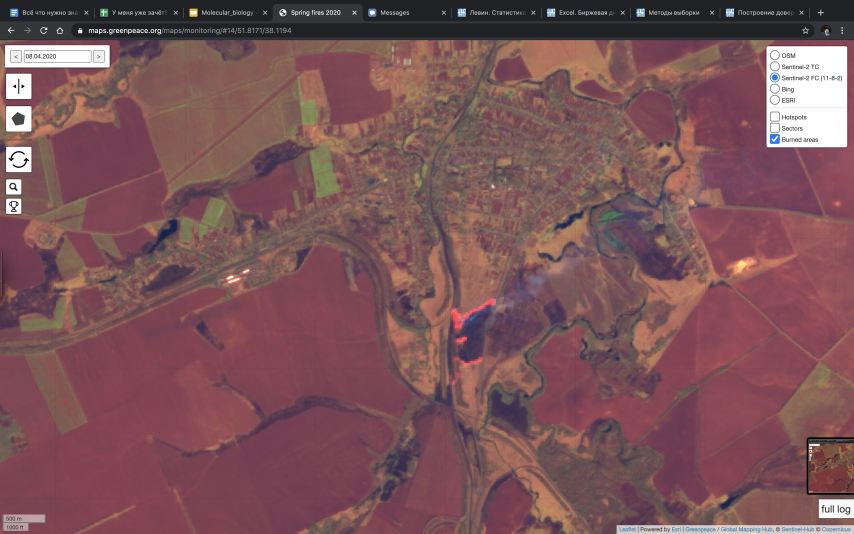
#> input picture 2_full.jpg, 2560 x 1600 px (shown at 1/3 size)
$ python main.py
#> lines starting #> are read from the running program, lines starting #| are printed output that depends on the picture; after the words box and inside, x2 and y2 are one past the last pixel; in counts of white or black regions, pixels touching at a corner belong together
import cv2
import numpy as np

nimg = 3
imlist = []

colored = cv2.imread("2_full.jpg")[200:1400, 200:2260]
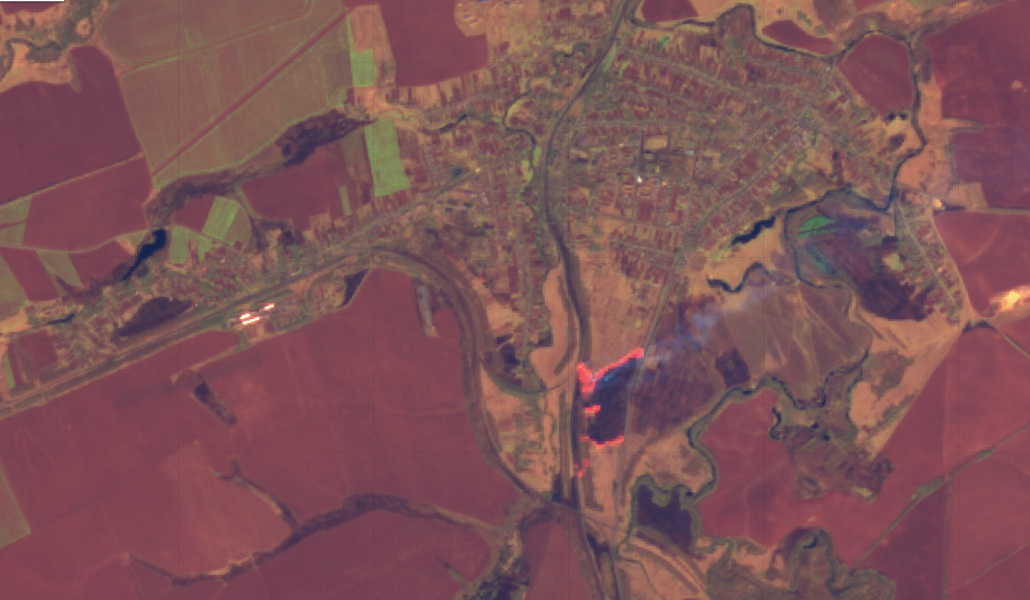
#> colored: shape (1200, 2060, 3) (shown at 1/2 size); mean B, G, R 86.6, 83.1, 125.4

for i in range(nimg):
    img = cv2.imread(f"{i+1}_full.jpg", cv2.IMREAD_GRAYSCALE)
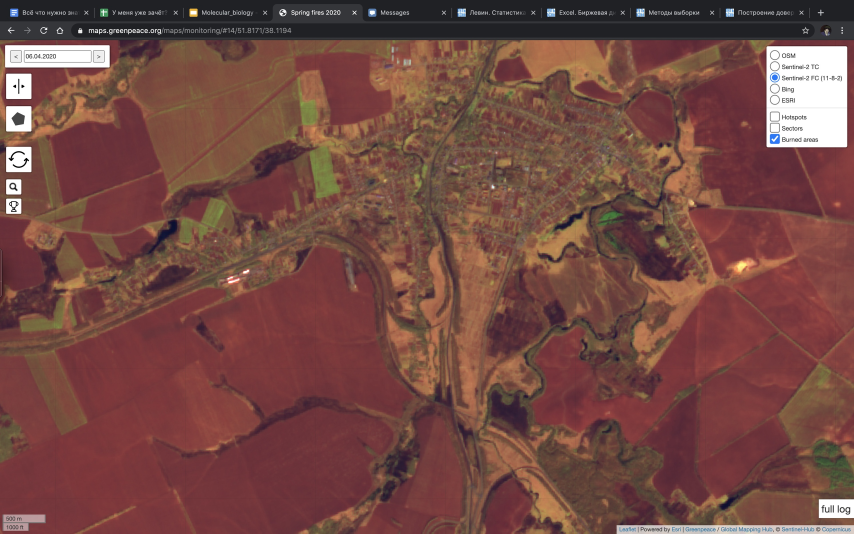
#> input picture 1_full.jpg, 2560 x 1600 px (shown at 1/3 size)
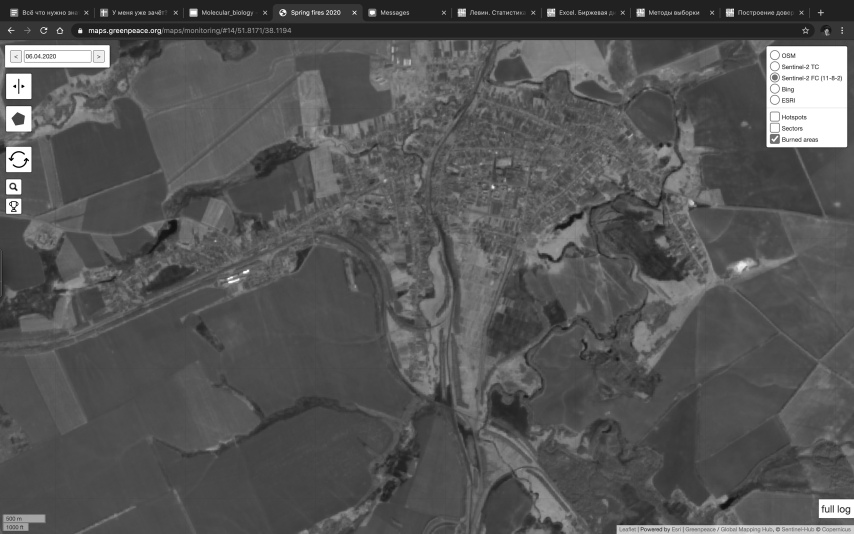
#> img: shape (1600, 2560) (shown at 1/3 size); min 0, max 255, mean 85.9
    cut = img[200:1400, 200:2260]
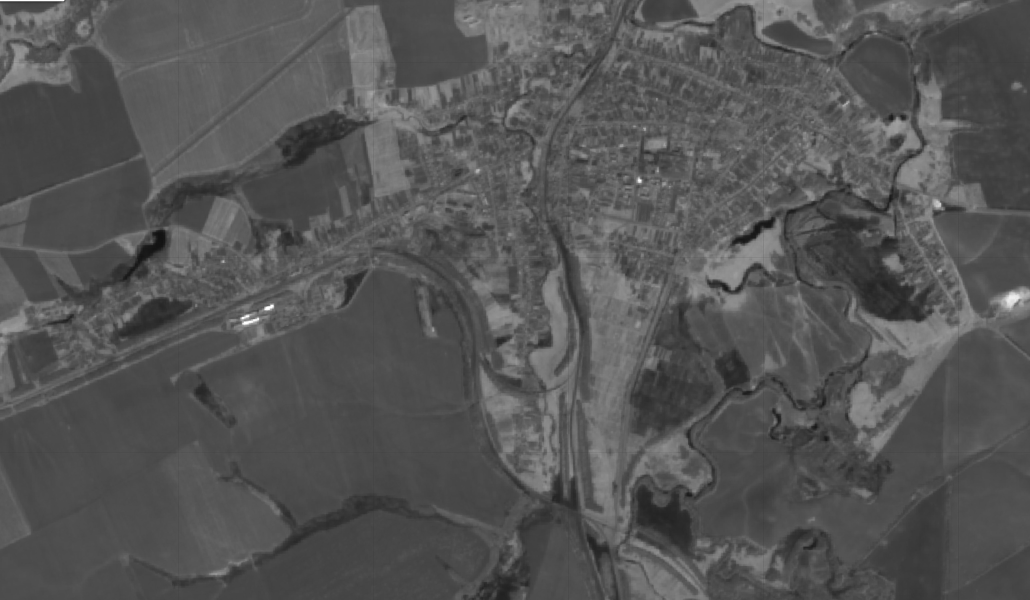
#> cut: shape (1200, 2060) (shown at 1/2 size); min 16, max 255, mean 84.9
    # binary = cv2.adaptiveThreshold(cut, 255, cv2.ADAPTIVE_THRESH_GAUSSIAN_C, cv2.THRESH_BINARY_INV, 11, 5)
    ret, binary = cv2.threshold(cut, 107, 255, cv2.THRESH_BINARY_INV)
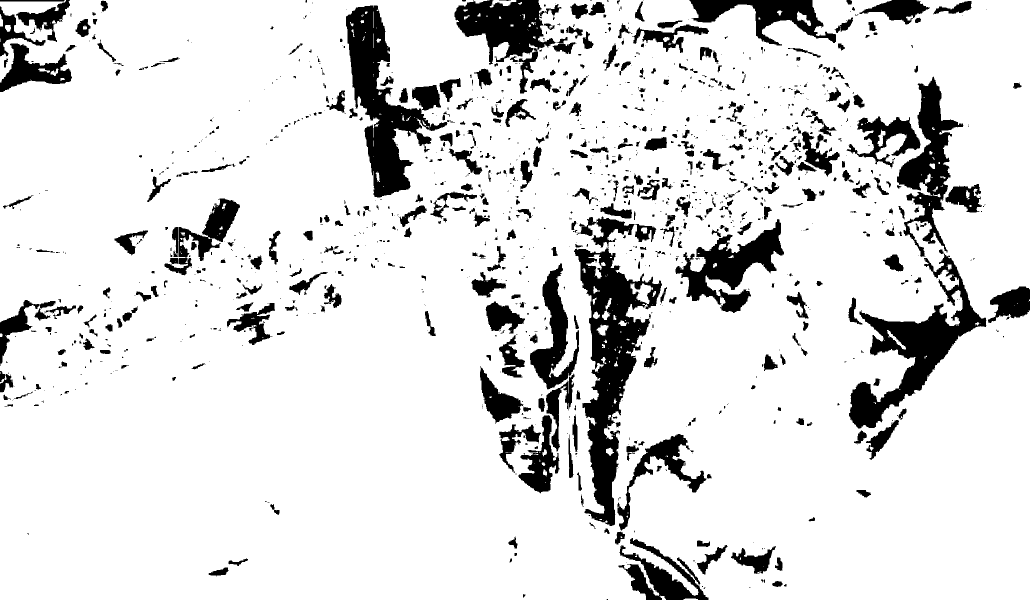
#> binary: shape (1200, 2060) (shown at 1/2 size); 87.1% white; 1347 black regions (820 under 20 px), largest, box (x1, y1, x2, y2) and area: (1148, 495, 1324, 1052) 34937, (692, 11, 902, 395) 26763, (1698, 499, 1973, 857) 25874
#> (the run stopped early here; a loop or call above may not have finished)
